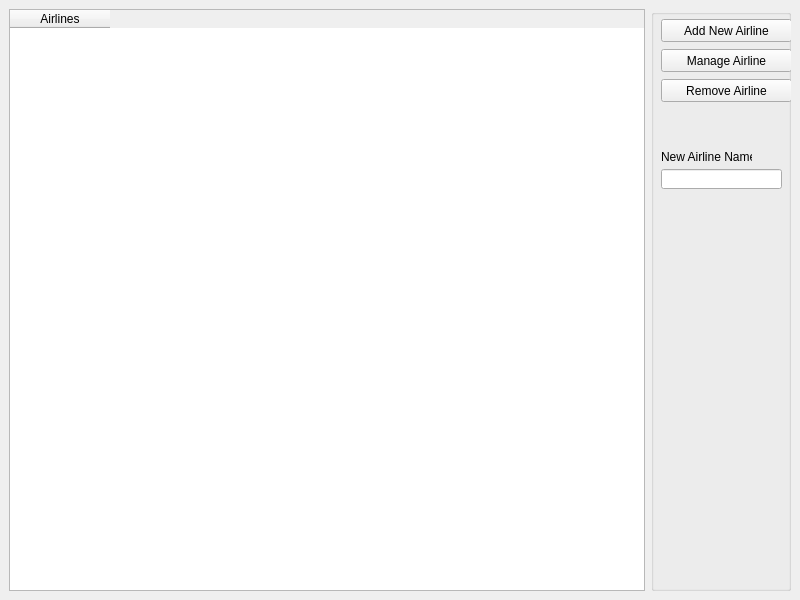
<?xml version="1.0" encoding="UTF-8"?>
<ui version="4.0">
 <class>AirlineManager</class>
 <widget class="QMainWindow" name="AirlineManager">
  <property name="geometry">
   <rect>
    <x>0</x>
    <y>0</y>
    <width>800</width>
    <height>600</height>
   </rect>
  </property>
  <property name="windowTitle">
   <string>MainWindow</string>
  </property>
  <widget class="QWidget" name="centralwidget">
   <layout class="QHBoxLayout" name="horizontalLayout_2">
    <item>
     <widget class="QTableWidget" name="airlinesTable">
      <column>
       <property name="text">
        <string>Airlines</string>
       </property>
       <property name="textAlignment">
        <set>AlignHCenter|AlignVCenter|AlignCenter</set>
       </property>
      </column>
     </widget>
    </item>
    <item>
     <widget class="QGroupBox" name="groupBox">
      <property name="sizePolicy">
       <sizepolicy hsizetype="Minimum" vsizetype="Expanding">
        <horstretch>0</horstretch>
        <verstretch>0</verstretch>
       </sizepolicy>
      </property>
      <property name="minimumSize">
       <size>
        <width>140</width>
        <height>0</height>
       </size>
      </property>
      <property name="title">
       <string/>
      </property>
      <property name="alignment">
       <set>Qt::AlignCenter</set>
      </property>
      <widget class="QPushButton" name="addNewAirline">
       <property name="geometry">
        <rect>
         <x>10</x>
         <y>10</y>
         <width>131</width>
         <height>23</height>
        </rect>
       </property>
       <property name="text">
        <string>Add New Airline</string>
       </property>
      </widget>
      <widget class="QPushButton" name="removeAirline">
       <property name="geometry">
        <rect>
         <x>10</x>
         <y>70</y>
         <width>131</width>
         <height>23</height>
        </rect>
       </property>
       <property name="text">
        <string>Remove Airline</string>
       </property>
      </widget>
      <widget class="QPushButton" name="manageAirline">
       <property name="geometry">
        <rect>
         <x>10</x>
         <y>40</y>
         <width>131</width>
         <height>23</height>
        </rect>
       </property>
       <property name="text">
        <string>Manage Airline</string>
       </property>
      </widget>
      <widget class="QLineEdit" name="airlineNameLine">
       <property name="geometry">
        <rect>
         <x>10</x>
         <y>160</y>
         <width>121</width>
         <height>20</height>
        </rect>
       </property>
      </widget>
      <widget class="QLabel" name="label">
       <property name="geometry">
        <rect>
         <x>10</x>
         <y>140</y>
         <width>91</width>
         <height>16</height>
        </rect>
       </property>
       <property name="text">
        <string>New Airline Name:</string>
       </property>
      </widget>
     </widget>
    </item>
   </layout>
  </widget>
  <action name="actionBack_to_Main_Menu">
   <property name="text">
    <string>Back to Main Menu</string>
   </property>
  </action>
 </widget>
 <resources/>
 <connections/>
</ui>
